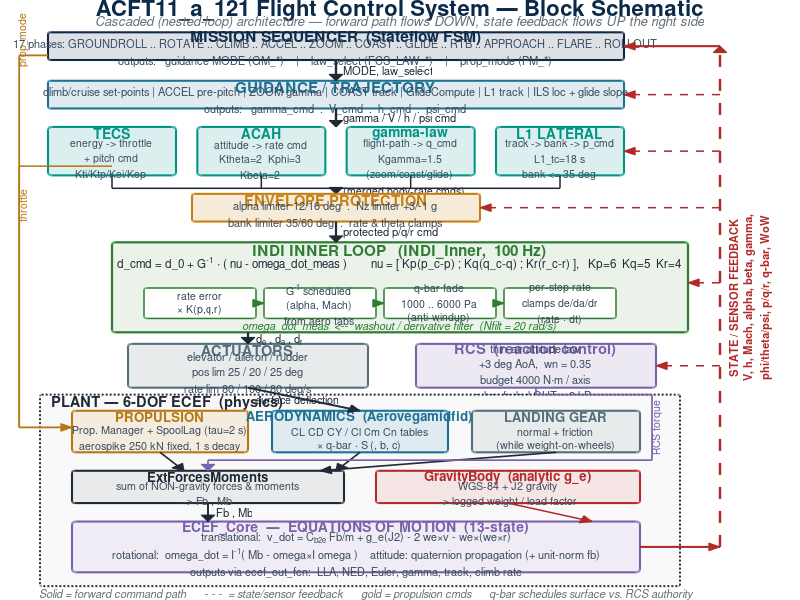

MATLAB code for this plot:
function make_fcs_detailed()
%MAKE_FCS_DETAILED  Render the full ACFT11 FCS block schematic as a PNG,
%   matching the detailed ASCII layout (sequencer -> guidance -> 4 outer laws
%   -> envelope -> INDI inner pipeline -> actuators/RCS -> 6-DOF plant), with
%   the state/sensor feedback bus up the right side.

outdir = fileparts(mfilename('fullpath'));
fpath  = fullfile(outdir,'FCS_schematic_detailed.png');

P.navy  =[ 11  42  74]/255;  P.teal =[ 28 114 147]/255;  P.sea  =[  0 148 136]/255;
P.amber =[198 128  18]/255;  P.green=[ 46 125  50]/255;  P.purple=[120 96 170]/255;
P.slate =[ 84 110 122]/255;  P.red  =[176  42  42]/255;  P.ink  =[ 32  42  54]/255;
P.grey  =[100 112 122]/255;  P.gold =[180 120  20]/255;

fig = figure('Color','w','Units','pixels','Position',[40 20 1550 2020],'Visible','off');
ax  = axes('Parent',fig,'Position',[0 0 1 1]); hold(ax,'on');
set(ax,'XLim',[0 100],'YLim',[0 130]); axis(ax,'off');

% ---------- title ----------
text(ax,50,128,'ACFT11\_a\_121 Flight Control System — Block Schematic', ...
    'HorizontalAlignment','center','FontWeight','bold','FontSize',16,'Color',P.navy,'Interpreter','tex');
text(ax,50,125.3,'Cascaded (nested-loop) architecture — forward path flows DOWN, state feedback flows UP the right side', ...
    'HorizontalAlignment','center','FontSize',9.5,'FontAngle','italic','Color',P.grey);

% ================= SEQUENCER =================
seqX=6; seqW=72; seqY=117; seqH=6.0;
box(ax,seqX,seqY,seqW,seqH,'MISSION SEQUENCER  (Stateflow FSM)', ...
 {'17 phases: GROUNDROLL .. ROTATE .. CLIMB .. ACCEL .. ZOOM .. COAST .. GLIDE .. RTB .. APPROACH .. FLARE .. ROLLOUT', ...
  'outputs:   guidance MODE (GM\_*)    |    law\_select (FCS\_LAW\_*)    |    prop\_mode (PM\_*)'}, ...
 tint(P.navy,.86),P.navy,P.navy,11,8);

% ================= GUIDANCE =================
guX=6; guW=72; guY=106.5; guH=6.0;
box(ax,guX,guY,guW,guH,'GUIDANCE / TRAJECTORY', ...
 {'climb/cruise set-points | ACCEL pre-pitch | ZOOM gamma | COAST track | GlideCompute | L1 track | ILS loc + glide slope', ...
  'outputs:   gamma\_cmd  .  V\_cmd  .  h\_cmd  .  psi\_cmd'}, ...
 tint(P.teal,.86),P.teal,P.teal,11,8);

arrow(ax,42,seqY,42,guY+guH,P.ink,'-',1.7);
text(ax,43,(seqY+guY+guH)/2,'MODE, law\_select','HorizontalAlignment','left','FontSize',8,'Color',P.ink,'Interpreter','tex');

% ================= OUTER LAWS (4) =================
oY=92; oH=10.5; oW=16;
oX=[6 24.667 43.333 62];  oC=oX+oW/2;
box(ax,oX(1),oY,oW,oH,'TECS', {'energy -> throttle','+ pitch cmd','Kti/Ktp/Kei/Kep'}, tint(P.sea,.86),P.sea,P.sea,10,7.6);
box(ax,oX(2),oY,oW,oH,'ACAH', {'attitude -> rate cmd','Ktheta=2  Kphi=3','Kbeta=2'}, tint(P.sea,.86),P.sea,P.sea,10,7.6);
box(ax,oX(3),oY,oW,oH,'gamma-law', {'flight-path -> q\_cmd','Kgamma=1.5','(zoom/coast/glide)'}, tint(P.sea,.86),P.sea,P.sea,10,7.6);
box(ax,oX(4),oY,oW,oH,'L1 LATERAL', {'track -> bank -> p\_cmd','L1\_tc=18 s','bank <= 35 deg'}, tint(P.sea,.86),P.sea,P.sea,10,7.6);

arrow(ax,42,guY,42,oY+oH,P.ink,'-',1.7);
text(ax,43,(guY+oY+oH)/2,'gamma / V / h / psi cmd','HorizontalAlignment','left','FontSize',8,'Color',P.ink,'Interpreter','tex');

% ================= ENVELOPE =================
enX=24; enW=36; enY=82; enH=6.0; enC=enX+enW/2;
% merge the 4 outer laws down into the envelope
mY=89.2;
for k=2:4, line(ax,[oC(k) oC(k)],[oY mY],'Color',P.ink,'LineWidth',1.1); end
line(ax,[oC(1) oC(1)],[oY mY],'Color',P.ink,'LineWidth',1.1);
line(ax,[oC(1) oC(4)],[mY mY],'Color',P.ink,'LineWidth',1.1);
arrow(ax,enC,mY,enC,enY+enH,P.ink,'-',1.5);
text(ax,enC+1,(mY+enY+enH)/2,'(merged body-rate cmds)','HorizontalAlignment','left','FontSize',7.6,'Color',P.ink);
box(ax,enX,enY,enW,enH,'ENVELOPE PROTECTION', ...
 {'alpha limiter 12/16 deg  .  Nz limiter +3/-1 g', 'bank limiter 35/60 deg  .  rate & theta clamps'}, ...
 tint(P.amber,.84),P.amber,P.amber,10.5,8);

% ================= INDI =================
inX=14; inW=72; inY=58; inH=19.5; inC=inX+inW/2;
rectangle(ax,'Position',[inX inY inW inH],'Curvature',0.04,'FaceColor',tint(P.green,.90),'EdgeColor',P.green,'LineWidth',1.6);
text(ax,inC,inY+inH-2.0,'INDI INNER LOOP   (INDI\_Inner,  100 Hz)','HorizontalAlignment','center','FontWeight','bold','FontSize',11,'Color',P.green,'Interpreter','tex');
text(ax,inC,inY+inH-4.4,'d\_{cmd} = d\_0 + G^{-1} \cdot ( nu - omega\_dot\_{meas} )        nu = [ Kp(p\_c-p) ; Kq(q\_c-q) ; Kr(r\_c-r) ],   Kp=6  Kq=5  Kr=4', ...
    'HorizontalAlignment','center','FontSize',8.4,'Color',P.ink,'Interpreter','tex');
% 4 sub-boxes
sbY=61.0; sbH=6.6; sbW=14; sbX=[18 33 48 63]; sbC=sbX+sbW/2;
sub(ax,sbX(1),sbY,sbW,sbH,{'rate error','\times K(p,q,r)'},P.green);
sub(ax,sbX(2),sbY,sbW,sbH,{'G^{-1} scheduled','(alpha, Mach)','from aero tabs'},P.green);
sub(ax,sbX(3),sbY,sbW,sbH,{'q-bar fade','1000 .. 6000 Pa','(anti-windup)'},P.green);
sub(ax,sbX(4),sbY,sbW,sbH,{'per-step rate','clamps de/da/dr','(rate \cdot dt)'},P.green);
for k=1:3, arrow(ax,sbX(k)+sbW,sbY+sbH/2,sbX(k+1),sbY+sbH/2,P.green,'-',1.3); end
text(ax,inC,inY+1.4,'omega\_dot\_{meas}  <--  washout / derivative filter  (Nfilt = 20 rad/s)', ...
    'HorizontalAlignment','center','FontSize',8,'FontAngle','italic','Color',P.green,'Interpreter','tex');

arrow(ax,enC,enY,enC,inY+inH,P.ink,'-',1.6);
text(ax,enC+1,(enY+inY+inH)/2,'protected p/q/r cmd','HorizontalAlignment','left','FontSize',8,'Color',P.ink);

% ================= ACTUATORS + RCS =================
acY=46; acH=9.5;
acX=16; acW=30; acC=acX+acW/2;
rcX=52; rcW=30; rcC=rcX+rcW/2;
box(ax,acX,acY,acW,acH,'ACTUATORS', ...
 {'elevator / aileron / rudder','pos lim 25 / 20 / 25 deg','rate lim 80 / 100 / 80 deg/s'}, ...
 tint(P.slate,.86),P.slate,P.slate,10.5,8);
box(ax,rcX,rcY_(acY),rcW,acH,'RCS  (reaction control)', ...
 {'thin-air attitude law','+3 deg AoA,  wn = 0.35','budget 4000 N\cdotm / axis','q-bar faded OUT > 3 kPa'}, ...
 tint(P.purple,.86),P.purple,P.purple,10.5,8);

arrow(ax,acC,inY,acC,acY+acH,P.ink,'-',1.6);
text(ax,acC+1,(inY+acY+acH)/2,'d_e , d_a , d_r','HorizontalAlignment','left','FontSize',8,'Color',P.ink,'Interpreter','tex');

% ================= PLANT (dashed container) =================
plX=5; plW=80; plY=3; plH=41.5;
rectangle(ax,'Position',[plX plY plW plH],'Curvature',0.01,'FaceColor',[0.975 0.975 0.98],'EdgeColor',P.ink,'LineStyle',':','LineWidth',1.4);
text(ax,plX+1.5,plY+plH-1.6,'PLANT — 6-DOF ECEF  (physics)','HorizontalAlignment','left','FontWeight','bold','FontSize',10.5,'Color',P.ink);

% Propulsion / Aero / Gear
pgY=32; pgH=9.0;
prX=9; prW=22;  aeX=34; aeW=22;  geX=59; geW=21;
box(ax,prX,pgY,prW,pgH,'PROPULSION', ...
 {'Prop. Manager + SpoolLag (tau=2 s)','aerospike 250 kN fixed, 1 s decay'}, ...
 tint(P.gold,.86),P.gold,P.gold,9.5,7.8);
box(ax,aeX,pgY,aeW,pgH,'AERODYNAMICS  (Aerovegamidfid)', ...
 {'CL CD CY / Cl Cm Cn tables','\times q-bar \cdot S (, b, c)'}, ...
 tint(P.teal,.86),P.teal,P.teal,9.5,7.8);
box(ax,geX,pgY,geW,pgH,'LANDING GEAR', ...
 {'normal + friction','(while weight-on-wheels)'}, ...
 tint(P.slate,.86),P.slate,P.slate,9.5,7.8);

% ExtForcesMoments + GravityBody
efY=21; efH=7.0;
efX=9;  efW=34;  grX=47; grW=33;
box(ax,efX,efY,efW,efH,'ExtForcesMoments', ...
 {'sum of NON-gravity forces & moments','-> Fb , Mb'}, ...
 tint(P.ink,.90),P.ink,P.ink,9.5,7.8);
box(ax,grX,efY,grW,efH,'GravityBody  (analytic g\_e)', ...
 {'WGS-84 + J2 gravity','-> logged weight / load factor'}, ...
 tint(P.red,.88),P.red,P.red,9.5,7.8);

% ECEF_Core EOM
eoX=9; eoW=71; eoY=6; eoH=11;
box(ax,eoX,eoY,eoW,eoH,'ECEF\_Core  —  EQUATIONS OF MOTION  (13-state)', ...
 {'translational:  v\_dot = C_{b2e} Fb/m + g\_e(J2) - 2 we\timesv - we\times(we\timesr)', ...
  'rotational:  omega\_dot = I^{-1}( Mb - omega\timesI omega )    attitude: quaternion propagation (+ unit-norm fb)', ...
  'outputs via ecef\_out\_fcn:  LLA, NED, Euler, gamma, track, climb rate'}, ...
 tint(P.purple,.88),P.purple,P.purple,10,8);

% plant internal arrows
arrow(ax,prX+prW/2,pgY,prX+prW/2+3,efY+efH,P.ink,'-',1.2);
arrow(ax,aeX+aeW/2,pgY,aeX+aeW/2-3,efY+efH,P.ink,'-',1.2);
arrow(ax,geX+geW/2,pgY,efX+efW-3,efY+efH,P.ink,'-',1.2);
arrow(ax,efX+efW/2,efY,efX+efW/2,eoY+eoH,P.ink,'-',1.4);
text(ax,efX+efW/2+1,(efY+eoY+eoH)/2,'Fb , Mb','HorizontalAlignment','left','FontSize',8,'Color',P.ink);
arrow(ax,grX+grW/2,efY,eoX+eoW-6,eoY+eoH,P.red,'-',1.1);

% actuators -> aero ; (into plant)
arrow(ax,acC,acY,aeX+aeW/2,pgY+pgH,P.ink,'-',1.4);
text(ax,acC+1,(acY+pgY+pgH)/2,'surface deflection','HorizontalAlignment','left','FontSize',7.8,'Color',P.ink);

% ================= LEFT RAIL: prop_mode + throttle -> propulsion =================
railX=2.4;
drawPath(ax,[seqX seqX-1.0 railX railX prX],[seqY+1 seqY+1 seqY+1 pgY+pgH*0.6 pgY+pgH*0.6],P.gold,'-',1.3);
line(ax,[oC(1) railX],[oY+2 oY+2],'Color',P.gold,'LineWidth',1.1);      % TECS throttle joins rail
line(ax,[railX railX],[oY+2 pgY+pgH*0.6],'Color',P.gold,'LineWidth',1.1);
text(ax,railX+0.4,seqY-1.5,'prop\_mode','Rotation',90,'HorizontalAlignment','left','FontSize',7.6,'Color',P.gold,'Interpreter','tex');
text(ax,railX+0.4,oY-10,'throttle','Rotation',90,'HorizontalAlignment','left','FontSize',7.6,'Color',P.gold,'Interpreter','tex');

% ================= RCS torque -> ExtForcesMoments (routed around the gear box) =
rcLegX=81.5; rcTravY=30.3; efTopC=efX+efW/2;
drawPath(ax,[rcC rcC rcLegX rcLegX efTopC efTopC], ...
            [acY acY-1.5 acY-1.5 rcTravY rcTravY efY+efH], P.purple,'-',1.2);
text(ax,rcLegX+0.5,(acY-1.5+rcTravY)/2,'RCS torque','Rotation',90, ...
     'HorizontalAlignment','center','VerticalAlignment','middle','FontSize',7.6,'Color',P.purple);

% ================= FEEDBACK BUS (right, dashed, UP) =================
busX=90;
yEOM=eoY+eoH/2; ySEQ=seqY+seqH/2;
arrow(ax,eoX+eoW,yEOM,busX,yEOM,P.red,'-',1.5);          % EOM out to bus
arrow(ax,busX,yEOM,busX,ySEQ,P.red,'--',1.8);            % up the bus
arrow(ax,busX,ySEQ,seqX+seqW,ySEQ,P.red,'-',1.5);        % into sequencer
taps=[guY+guH/2, oY+oH/2, enY+enH/2, inY+inH*0.55, rcY_(acY)+acH/2];
tapR=[guX+guW,   oX(4)+oW, enX+enW,  inX+inW,      rcX+rcW];
for k=1:numel(taps)
    arrow(ax,busX,taps(k),tapR(k),taps(k),P.red,'--',1.1);
end
text(ax,busX+1.0,(yEOM+ySEQ)/2, ...
 sprintf('STATE / SENSOR FEEDBACK\nV, h, Mach, alpha, beta, gamma,\nphi/theta/psi, p/q/r, q-bar, WoW'), ...
 'Rotation',90,'HorizontalAlignment','center','VerticalAlignment','top','FontWeight','bold','FontSize',8,'Color',P.red);

% ---------- footer legend ----------
text(ax,5,1.2,'Solid = forward command path      - - -  = state/sensor feedback      gold = propulsion cmds      q-bar schedules surface vs. RCS authority', ...
    'HorizontalAlignment','left','FontSize',8,'FontAngle','italic','Color',P.grey);

exportgraphics(fig,fpath,'Resolution',200);
close(fig);
fprintf('Wrote %s\n',fpath);
end

% ===================================================================
function y=rcY_(acY), y=acY; end

function box(ax,x,y,w,h,ttl,lines,face,edge,tcol,tfs,bfs)
rectangle(ax,'Position',[x y w h],'Curvature',0.10,'FaceColor',face,'EdgeColor',edge,'LineWidth',1.5);
if isempty(lines)
    text(ax,x+w/2,y+h/2,ttl,'HorizontalAlignment','center','VerticalAlignment','middle', ...
        'FontWeight','bold','FontSize',tfs,'Color',tcol,'Interpreter','tex');
    return;
end
if ischar(lines), lines={lines}; end
nL=numel(lines);
text(ax,x+w/2,y+h-1.15,ttl,'HorizontalAlignment','center','VerticalAlignment','middle', ...
    'FontWeight','bold','FontSize',tfs,'Color',tcol,'Interpreter','tex');
body=strjoin(lines,sprintf('\n'));
text(ax,x+w/2,y+(h-2.4)*0.45,body,'HorizontalAlignment','center','VerticalAlignment','middle', ...
    'FontSize',bfs,'Color',[0.24 0.3 0.37],'Interpreter','tex');
end

function sub(ax,x,y,w,h,lines,edge)
rectangle(ax,'Position',[x y w h],'Curvature',0.12,'FaceColor','w','EdgeColor',edge,'LineWidth',1.1);
body=strjoin(lines,sprintf('\n'));
text(ax,x+w/2,y+h/2,body,'HorizontalAlignment','center','VerticalAlignment','middle', ...
    'FontSize',7.6,'Color',[0.2 0.28 0.34],'Interpreter','tex');
end

function arrow(ax,x1,y1,x2,y2,color,ls,lw)
line(ax,[x1 x2],[y1 y2],'Color',color,'LineStyle',ls,'LineWidth',lw);
d=[x2-x1,y2-y1]; Ln=hypot(d(1),d(2)); if Ln<1e-9, return; end
u=d/Ln; nrm=[-u(2) u(1)]; hs=1.4; tip=[x2 y2];
b1=tip-hs*u+0.6*hs*nrm; b2=tip-hs*u-0.6*hs*nrm;
patch(ax,'XData',[tip(1) b1(1) b2(1)],'YData',[tip(2) b1(2) b2(2)],'FaceColor',color,'EdgeColor',color);
end

function drawPath(ax,X,Y,color,ls,lw)
line(ax,X,Y,'Color',color,'LineStyle',ls,'LineWidth',lw);
x1=X(end-1); y1=Y(end-1); x2=X(end); y2=Y(end);
d=[x2-x1,y2-y1]; Ln=hypot(d(1),d(2)); if Ln<1e-9, return; end
u=d/Ln; nrm=[-u(2) u(1)]; hs=1.4; tip=[x2 y2];
b1=tip-hs*u+0.6*hs*nrm; b2=tip-hs*u-0.6*hs*nrm;
patch(ax,'XData',[tip(1) b1(1) b2(1)],'YData',[tip(2) b1(2) b2(2)],'FaceColor',color,'EdgeColor',color);
end

function c=tint(c0,f), c=c0+(1-c0)*f; end
